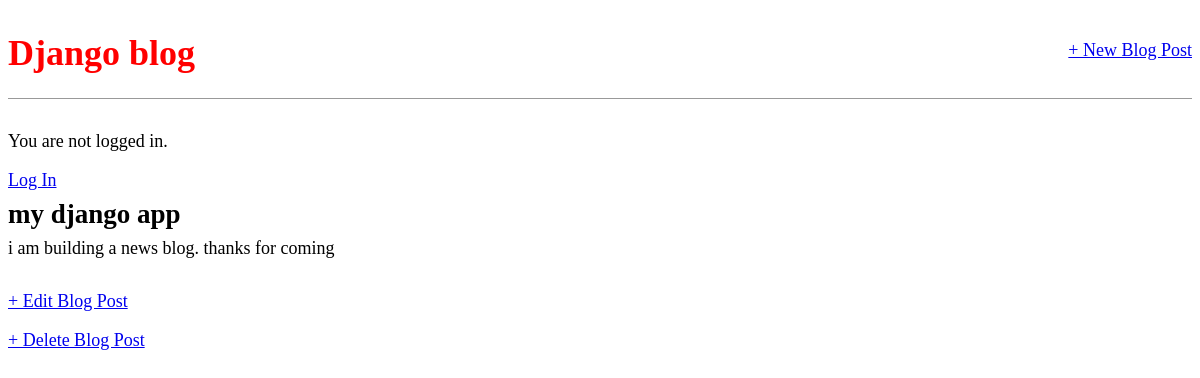
The app's page /post/1/ with its own data.
### blogApp/models.py (models this page shows, shortened)
class Post(models.Model):
    title = models.CharField(max_length=200)
    author=models.ForeignKey('auth.User', on_delete=models.CASCADE)
    body=models.TextField()

### blogApp/views.py (the view)
# urls.py: path('post/<int:pk>/', BlogDetailView.as_view(), name='post_detail'),
class BlogDetailView(DetailView):
    model=Post
    template_name='post_detail.html'

### templates/post_detail.html
{% extends 'base.html' %}
{% block content %}
    <div class="post-entry">
        <h2>{{post.title}}</h2>
        <p>{{post.body}}</p>
    </div>
    <p><a href="{% url 'post_edit' post.pk %}">+ Edit Blog Post</a></p>
    <p><a href="{% url 'post_delete' post.pk %}">+ Delete Blog Post</a></p>
{% endblock %}

### static/css/base.css (style rules this page uses)
body { font-family: Source 'Sans Pro', sans-serif; font-size: 18px; }
.post-entry { margin-bottom: 2rem; }
.post-entry h2 { margin: 0.5rem 0; }
.post-entry p { margin: 0; font-weight: 400; }

### records on screen
Post: title "my django app", body "i am building a news blog. thanks for coming"
